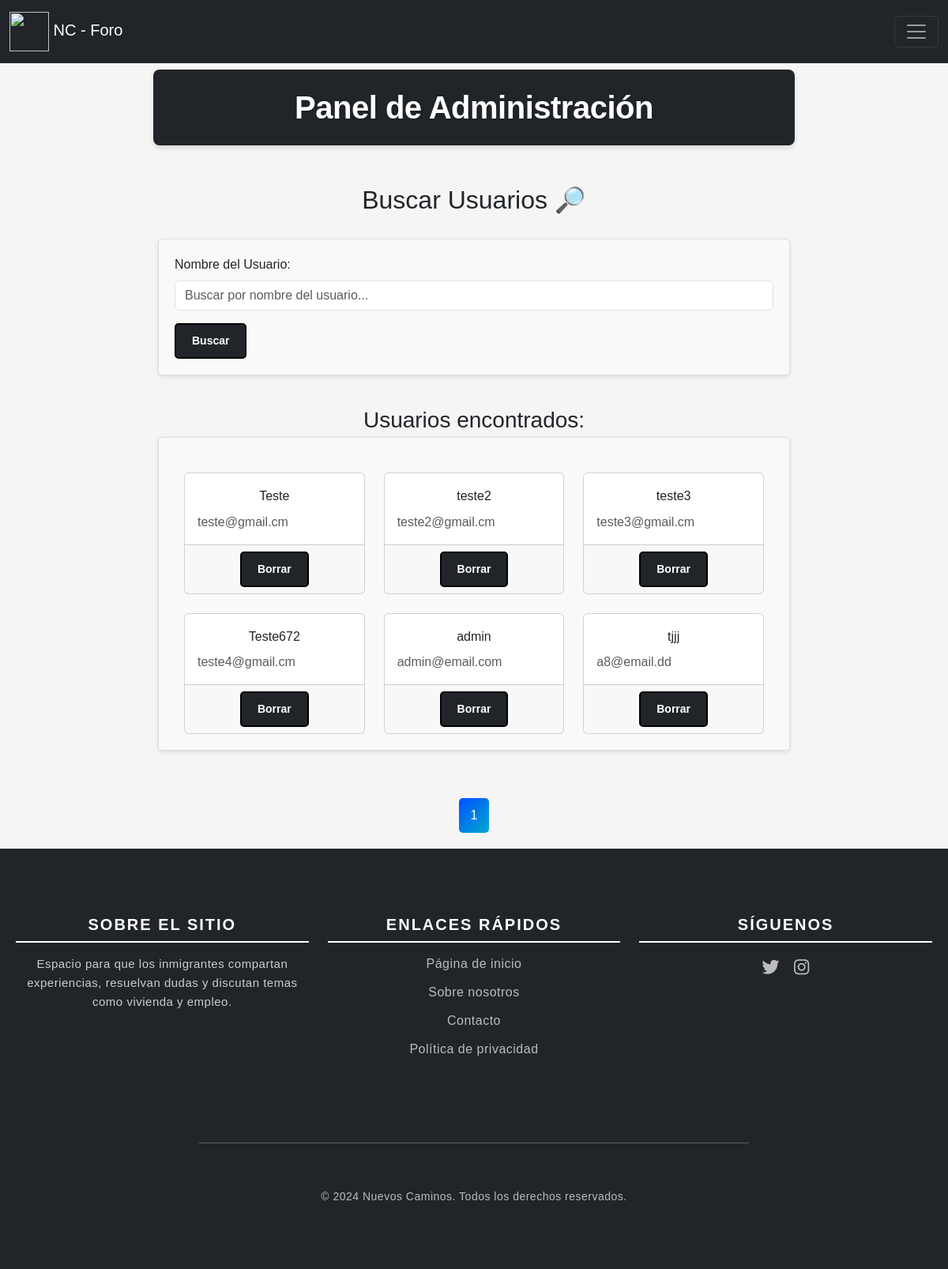
Screenshot of /public/forum/adminUser.php (signed in) with the database file from the repository.
### tables this page shows
CREATE TABLE `users` (
  `id` int(11) NOT NULL,
  `username` varchar(100) DEFAULT NULL,
  `password` varchar(255) DEFAULT NULL,
  `email` varchar(100) DEFAULT NULL
);

### public/forum/Includes/search_delete_user.php (called while the page is built, shortened)
<?php
include(__DIR__ . '/../db.php');
$searchQuery = isset($_POST['search']) ? trim($_POST['search']) : '';
$usersPerPage = 6;
$page = isset($_GET['page']) ? (int)$_GET['page'] : 1;
if ($searchQuery) {
    $stmt = $pdo->prepare("SELECT COUNT(*) FROM users WHERE username LIKE :searchQuery");
    $searchParam = '%' . $searchQuery . '%';
    $stmt->bindParam(':searchQuery', $searchParam, PDO::PARAM_STR);
    $stmt->execute();
} else {
    $stmt = $pdo->prepare("SELECT COUNT(*) FROM users");
    $stmt->execute();
}
$totalUsers = $stmt->fetchColumn();
$totalPages = ceil($totalUsers / $usersPerPage);
$offset = ($page - 1) * $usersPerPage;
if ($searchQuery) {
    $stmt = $pdo->prepare("SELECT id, username, email FROM users WHERE username LIKE :searchQuery LIMIT :offset, :usersPerPage");
    $stmt->bindParam(':searchQuery', $searchParam, PDO::PARAM_STR);
    $stmt->bindValue(':offset', $offset, PDO::PARAM_INT);
    $stmt->bindValue(':usersPerPage', $usersPerPage, PDO::PARAM_INT);
    $stmt->execute();
} else {
    $stmt = $pdo->prepare("SELECT id, username, email FROM users LIMIT :offset, :usersPerPage");
    $stmt->bindValue(':offset', $offset, PDO::PARAM_INT);
    $stmt->bindValue(':usersPerPage', $usersPerPage, PDO::PARAM_INT);
    $stmt->execute();
}
$users = $stmt->fetchAll();
?>

### public/forum/adminUser.php (the view, shortened to what this page needs)
<?php
include('Includes/search_delete_user.php');
?>
<!DOCTYPE html>
<html lang="es">
<head>
    <link href="https://cdn.jsdelivr.net/npm/bootstrap@5.3.3/dist/css/bootstrap.min.css" rel="stylesheet"
>
    <link rel="stylesheet" href="https://cdnjs.cloudflare.com/ajax/libs/font-awesome/5.15.3/css/all.min.css">
    <link rel="stylesheet" href="css/style.css">
</head>
<body>
    <?php include 'includes/navbar.php'; ?>
    <br><br>
    <div class="container">
        <h1>Panel de Administración</h1>
        <div class="header-container">
            <h2 class="PR">Buscar Usuarios <span class="">🔎</span></h2>
        </div>
        <form method="POST" class="post">
            <div class="mb-3">
                <label for="search" class="form-label">Nombre del Usuario:</label>
                <input type="text" class="form-control" id="search" name="search" placeholder="Buscar por nombre del usuario..." value="<?php echo isset($_POST['search']) ? htmlspecialchars($_POST['search']) : ''; ?>">
            </div>
            <button type="submit" class="btn btn-primary">Buscar</button>
        </form>
        <?php if (!empty($users)) { ?>
    <h3>Usuarios encontrados:</h3>
    <div class="post row row-cols-1 row-cols-md-2 row-cols-lg-3 g-4">
        <?php foreach ($users as $user) { ?>
            <div class="col-md-4 d-flex">
                <div class="card w-100 h-100">
                    <div class="card-body">
                        <h5 class="card-title"><?php echo htmlspecialchars($user['username']); ?></h5>
                        <p class="card-text text-muted"><?php echo htmlspecialchars($user['email']); ?></p>
                    </div>
                    <div class="card-footer text-center">
                        <form method="POST" action="Includes/search_delete_user.php">
                            <button type="submit" class="btn btn-danger btn-sm">Borrar</button>
                        </form>
                    </div>
                </div>
            </div>
        <?php } ?>
            </div>
            <div class="pagination">
                <?php
                $maxLinks = 3;
                $startPage = max(1, $page - floor($maxLinks / 2));
                $endPage = min($totalPages, $startPage + $maxLinks - 1);
                for ($i = $startPage; $i <= $endPage; $i++):
                    if ($i == $page):
                        echo "<a href='?page=$i' class='page-link active'>$i</a>";
                    else:
                        echo "<a href='?page=$i' class='page-link'>$i</a>";
                    endif;
                endfor;
                ?>
            </div>
        <?php } elseif (isset($_POST['search']) && empty($users)) { ?>
            <div class="alert alert-info">No se encontraron usuarios.</div>
        <?php } ?>
    </div>
    <?php include 'includes/footer.php'; ?>
</body>
</html>

### public/forum/css/style.css (style rules this page uses)
* { margin: 0; padding: 0; font-family: Arial, sans-serif; }
body { background-color: #f5f5f5; }
h1 { text-align: center; }
h5 { font-size: 1rem; line-height: 1.6; text-align: center; }
.pagination { display: flex; justify-content: center; align-items: center; margin-top: 20px; border-color: #212529; transition: background-color 0.3s, color 0.3s; }
.page-link { padding: 8px 16px; margin: 0 5px; text-decoration: none; color: #007bff; border: 1px solid #007bff; border-radius: 5px; }
.page-link.active { background: linear-gradient(135deg, rgb(0, 81, 255), rgb(0, 255, 157)); background-size: 200% 200%; color: white; animation: gradient-animation 5s infinite alternate; border: none; padding: 10px 15px; border-radius: 5px; }
button { padding: 10px 20px; border: none; border-radius: 5px; background-color: #212529; color: white; font-size: 14px; cursor: pointer; transition: background-color 0.3s ease; }
.post { background-color: #fff; padding: 15px; margin-bottom: 20px; border-radius: 8px; box-shadow: 0 2px 5px rgba(0, 0, 0, 0.1); }
button[type="submit"] { padding: 10px 20px; border-radius: 5px; background-color: #212529; color: white; font-size: 14px; cursor: pointer; border: 2px solid black; font-weight: bold; transition: background-color 0.3s, color 0.3s; }
.PR { text-align: center; user-select: none; }
.post { width: 90%; max-width: 800px; padding: 20px; border: 1px solid #ddd; border-radius: 5px; background-color: #f9f9f9; }
.container { display: flex; flex-direction: column; align-items: center; gap: 20px; padding: 20px; width: 100%; max-width: 1200px; margin-top: 20px; box-sizing: border-box; }
.header-container { display: flex; align-items: center; justify-content: space-between; gap: 15px; padding: 10px; }
.header-container h2 { margin: 0; }
.header-container { text-align: center; font-family: Arial, sans-serif; font-size: 24px; }
h1 { font-size: 2.5rem; color: #fff; font-weight: 700; margin-bottom: 20px; line-height: 1.4; letter-spacing: -0.5px; text-shadow: 1px 1px 4px rgba(0, 0, 0, 0.1); background-color: #212529; padding: 20px; border-radius: 8px; box-shadow: 0 4px 6px rgba(0, 0, 0, 0.1); width: 70%; animation: fadeInUp 1s ease-out; transition: transform 0.3s ease, box-shadow 0.3s ease, background 0.5s ease-in-out; user-select: none; background: #212529; }

### rows the page displays
users: username "Teste", email "teste@gmail.cm"
users: username "teste2", email "teste2@gmail.cm"
users: username "teste3", email "teste3@gmail.cm"
users: username "Teste672", email "teste4@gmail.cm"
users: username "admin", email "admin@email.com"
users: username "tjjj", email "a8@email.dd"
